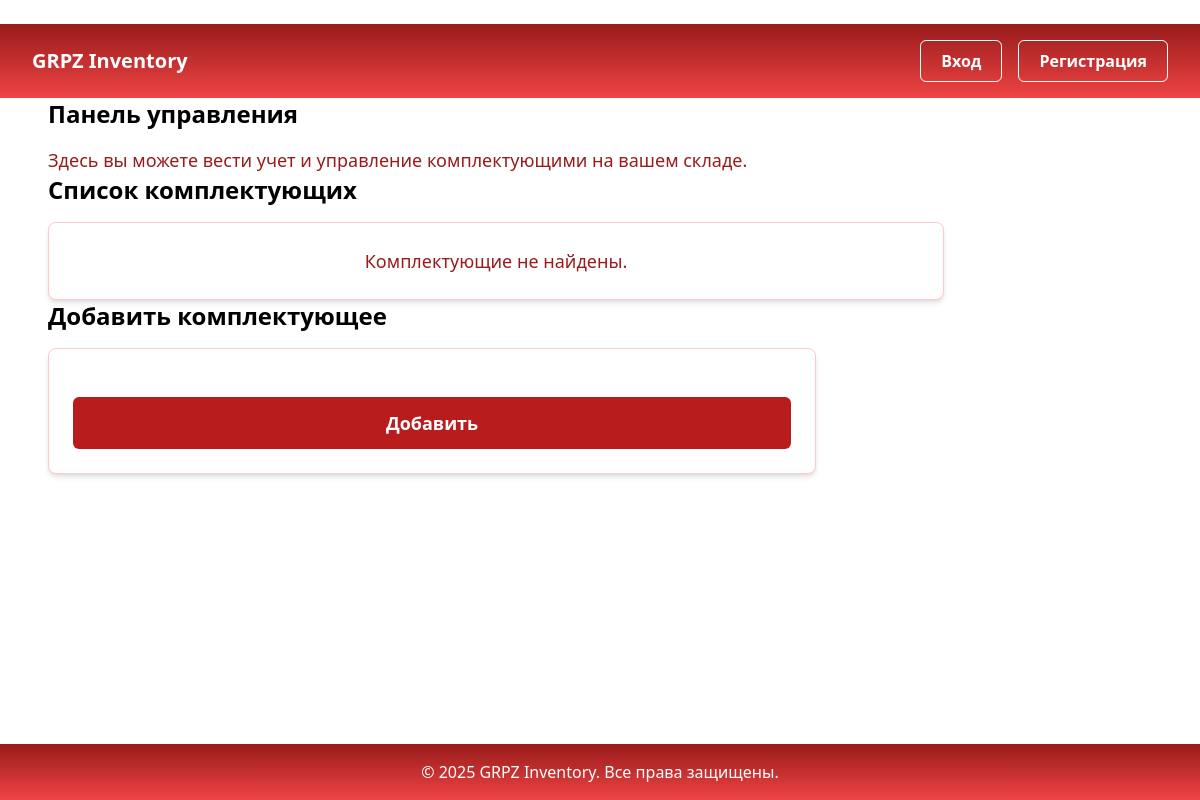
The app's page /, older data.
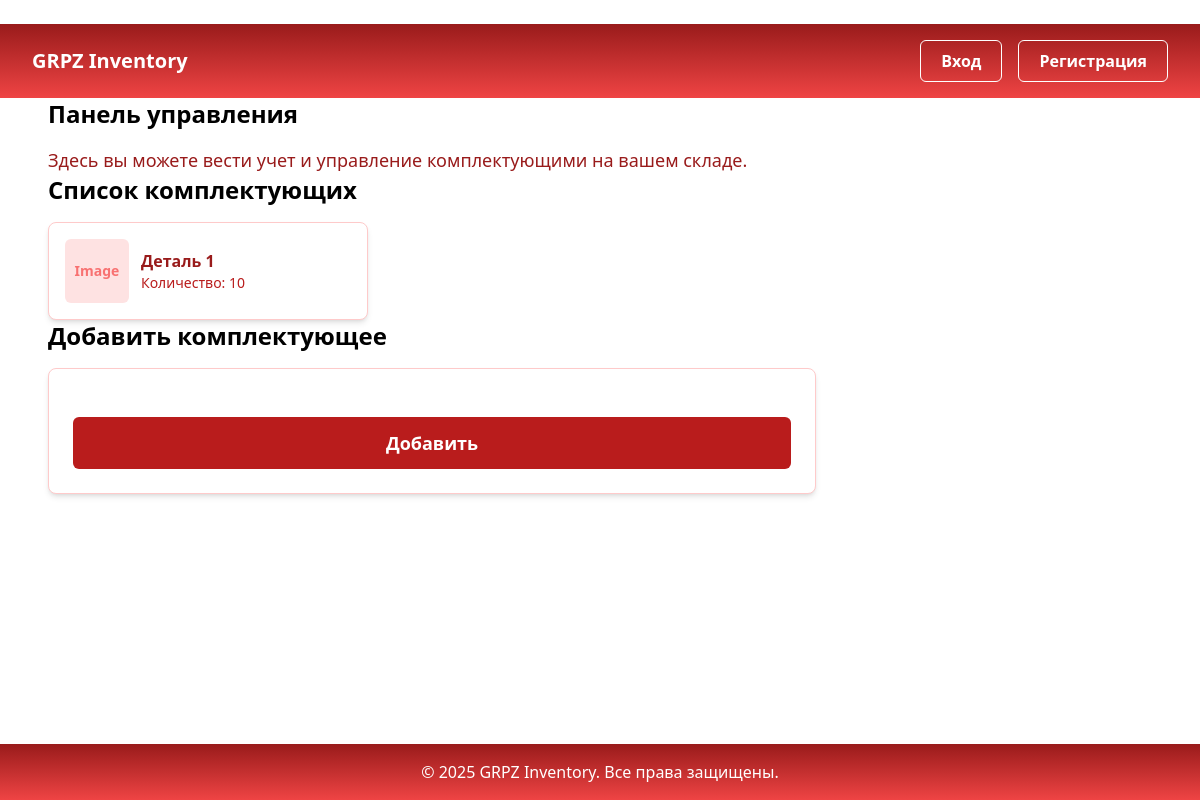
The same page, newer data.
### components/models.py (models this page shows, shortened)
class Component(models.Model):
    name = models.CharField(max_length=255, verbose_name='Наименование')
    part_number = models.CharField(max_length=50, unique=True, verbose_name='Артикул')
    category = models.CharField(max_length=100, blank=True, verbose_name='Категория')
    description = models.TextField(blank=True, verbose_name='Описание')
    unit = models.CharField(max_length=20, default='шт', verbose_name='Единица измерения')
    barcode = models.CharField(max_length=100, unique=True, blank=True, null=True, verbose_name='Штрих-код')
    quantity = models.PositiveIntegerField(default=0, verbose_name='Количество')
    warehouse = models.ForeignKey('warehouses.Warehouse', on_delete=models.CASCADE, verbose_name='Склад')
    supplier = models.ForeignKey('suppliers.Supplier', on_delete=models.SET_NULL, null=True, blank=True, verbose_name='Поставщик')
    created_at = models.DateTimeField(auto_now_add=True, verbose_name='Дата создания')
    updated_at = models.DateTimeField(auto_now=True, verbose_name='Дата обновления')
    image = models.ImageField(upload_to='components/', blank=True, null=True, verbose_name='Изображение')
    class Meta:
        verbose_name = 'Комплектующее'
        verbose_name_plural = 'Комплектующие'

### grpz_inventory/views.py (the view, shortened to what this page needs)
# urls.py: path('', views.home, name='home'),
@never_cache
def home(request):
    total_components = Component.objects.count()
    warehouse_count = Warehouse.objects.count()
    user_count = User.objects.count()
    low_stock_count = Component.objects.filter(quantity__lt=10).count()
    recent_components = Component.objects.order_by('-created_at')[:5]
    print(f"Загружено комплектующих для главной страницы: {recent_components.count()}")
    return render(request, 'home.html', {
        'total_components': total_components,
        'warehouse_count': warehouse_count,
        'user_count': user_count,
        'low_stock_count': low_stock_count,
        'recent_components': recent_components,
    })

### templates/home.html (shortened to what this page needs)
﻿{% extends 'base.html' %}
{% block content %}
<section>
    <h2 class="mb-4 text-2xl font-semibold text-black">Панель управления</h2>
    <p class="max-w-3xl text-lg">Здесь вы можете вести учет и управление комплектующими на вашем складе.</p>
</section>
<section>
    <h2 class="mb-4 text-2xl font-semibold text-black">Список комплектующих</h2>
    <div id="componentsGrid" class="grid max-w-4xl grid-cols-1 gap-4 sm:grid-cols-2 md:grid-cols-3 lg:grid-cols-4">
        {% for component in recent_components %}
        <a href="{% url 'components:component_detail' component.pk %}" class="block">
            <div class="flex max-w-xs space-x-3 rounded-lg border border-red-200 bg-white p-4 shadow-md transition hover:shadow-lg">
                <div class="flex h-16 w-16 flex-shrink-0 items-center justify-center rounded-md bg-red-100">
                    {% if component.image %}
                    <img src="{{ component.image.url }}" alt="{{ component.name }}" class="h-full w-full rounded-md object-cover">
                    {% else %}
                    <span class="text-sm font-semibold text-red-400 select-none">Image</span>
                    {% endif %}
                </div>
                <div class="flex flex-col justify-center">
                    <h3 class="text-base font-semibold text-red-800">{{ component.name }}</h3>
                    <p class="text-sm text-red-700">Количество: {{ component.quantity }}</p>
                </div>
            </div>
        </a>
        {% empty %}
        <div class="rounded-lg border border-red-200 bg-white p-6 text-center shadow-md">
            <p class="text-lg text-red-800">Комплектующие не найдены.</p>
        </div>
        {% endfor %}
    </div>
</section>
<section>
    <h2 class="mb-4 text-2xl font-semibold text-black">Добавить комплектующее</h2>
    <form id="addComponentForm" method="post" enctype="multipart/form-data" aria-label="Форма для добавления комплектующего" class="max-w-3xl space-y-6 rounded-lg border border-red-200 bg-white p-6 shadow-md">
        <button type="submit" class="w-full rounded-md bg-red-700 py-3 text-lg font-bold text-white transition hover:bg-red-800">
            Добавить
        </button>
    </form>
</section>
{% endblock %}

Row changes from the older to the newer data that the page shows:
added Component: shows "Image", name "Деталь 1", quantity "10"
Text that changed along with them:
text no longer shown: "Комплектующие не найдены."
